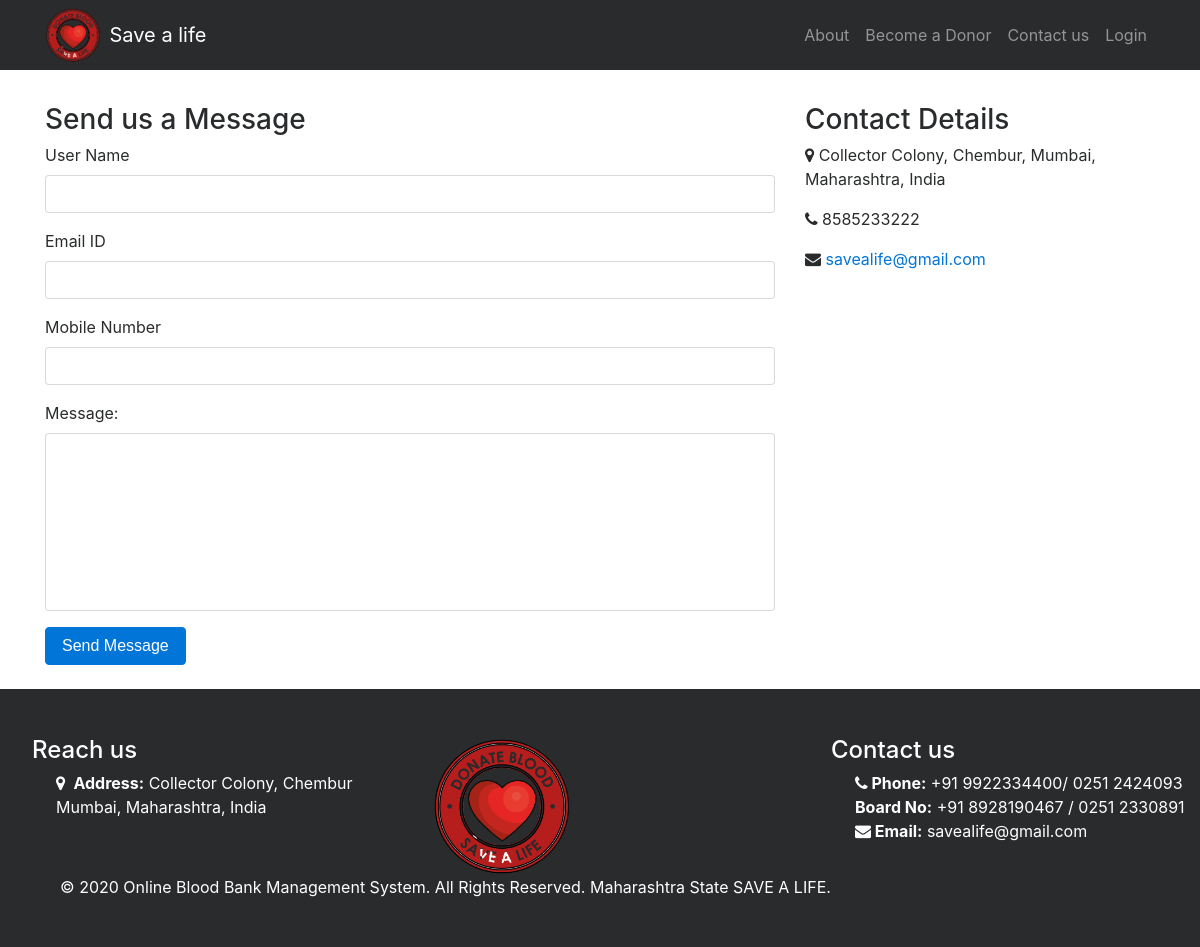
Screenshot of /bbdms/contact.php with the database file from the repository.
### tables this page shows
CREATE TABLE `tblcontactusinfo` (
  `id` int(11) NOT NULL,
  `Address` tinytext DEFAULT NULL,
  `EmailId` varchar(255) DEFAULT NULL,
  `ContactNo` char(11) DEFAULT NULL
);

### bbdms/contact.php (the view, shortened to what this page needs)
<?php
include('includes/config.php');
?>
<!DOCTYPE html>
<html lang="en">
<head>
    <link rel="stylesheet" href="https://stackpath.bootstrapcdn.com/bootstrap/4.5.2/css/bootstrap.min.css">
    <link href="vendor/bootstrap/css/bootstrap.min.css" rel="stylesheet">
    <link rel="stylesheet" href="https://stackpath.bootstrapcdn.com/font-awesome/4.7.0/css/font-awesome.min.css">
    <link href="css/modern-business.css" rel="stylesheet">
</head>
<body>
    <?php include('includes/header.php');?>
    <div class="container ">
        <div class="row">
              <div class="col-lg-8 mb-4"><br><br>
                <h3>Send us a Message</h3>
                <form name="sentMessage"  method="post">
                    <div class="control-group form-group">
                        <div class="controls">
                            <label>User Name</label>
                            <input type="text" class="form-control" name="uname" required data-validation-required-message="Please enter your username.">
                        </div>
                    </div>
                    <div class="control-group form-group">
                        <div class="controls">
                            <label>Email ID</label>
                            <input type="email" class="form-control" name="email"  required data-validation-required-message="Please enter your Email Id.">
                        </div>
                    </div>
                    <div class="control-group form-group">
                        <div class="controls">
                            <label>Mobile Number</label>
                            <input type="tel" class="form-control" name="mobile" required data-validation-required-message="Please enter your mobile numer.">
                        </div>
                    </div>
                    <div class="control-group form-group">
                        <div class="controls">
                            <label>Message:</label>
                            <textarea rows="8" cols="100" class="form-control" name="msg" maxlength="999" style="resize:none"></textarea>
                        </div>
                    </div>
                    <button type="submit" name="send"  class="btn btn-primary">Send Message</button>
                </form>
            </div>
                    <?php
$pagetype=$_GET['type'];
$sql = "SELECT Address,EmailId,ContactNo from tblcontactusinfo";
$query = $dbh -> prepare($sql);
$query->bindParam(':pagetype',$pagetype,PDO::PARAM_STR);
$query->execute();
$results=$query->fetchAll(PDO::FETCH_OBJ);
if($query->rowCount() > 0)
{
foreach($results as $result)
{ ?>
            <div class="col-lg-4 mb-4"><br><br>
                <h3>Contact Details</h3>
                <p>
                <i class="fa fa-map-marker"></i><?php   echo htmlentities($result->Address); ?>
                    <br>
                </p>
                <p>
                    <i class="fa fa-phone"></i> <?php   echo htmlentities($result->ContactNo); ?>
                </p>
                <p>
                    <i class="fa fa-envelope"> </i> <a href="mailto:name@example.com"><?php   echo htmlentities($result->EmailId); ?>
                    </a>
                </p>
              <?php }} ?>
            </div>
        </div>
    </div>
<?php include('includes/footer.php');?>
</body>
</html>

### bbdms/css/modern-business.css (style rules this page uses)
body { padding-top: 54px; }
@media (min-width: 992px) { body { padding-top: 56px; } }

### rows the page displays
tblcontactusinfo: Address "Collector Colony, Chembur, Mumbai, Maharashtra, India", ContactNo "8585233222", EmailId "savealife@gmail.com"
